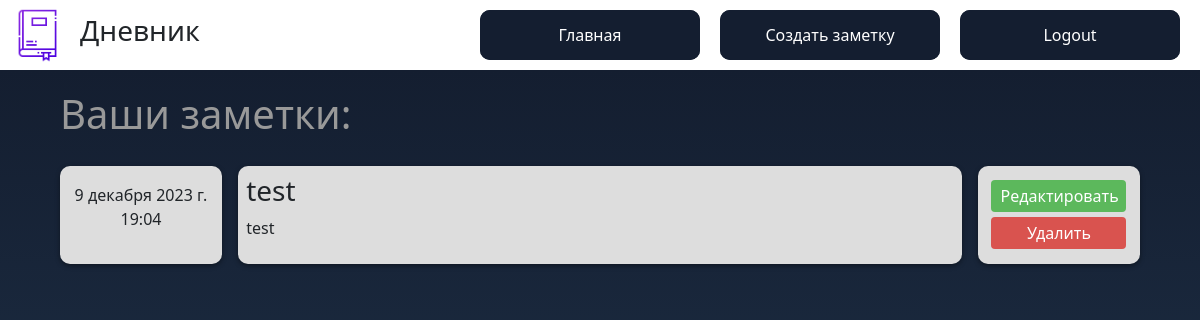
The app's page / (signed in), older data.
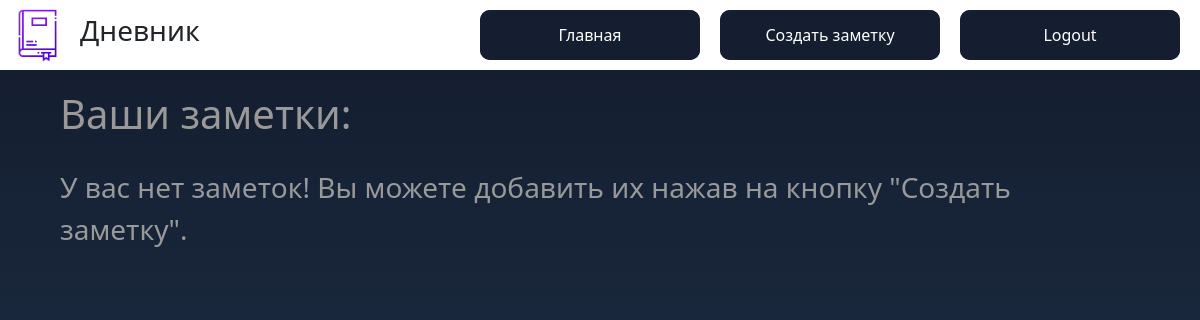
The same page, newer data.
### main/models.py (models this page shows, shortened)
class Task(models.Model):
    author = models.ForeignKey(User ,on_delete=models.CASCADE)
    title = models.CharField('Название', max_length=50)
    task = models.TextField('Описание')
    date = models.DateTimeField('Дата Заметки')
    class Meta:
        verbose_name = 'Задача'
        verbose_name_plural = 'Задачи'

### main/views.py (the view)
# urls.py: path('', views.index, name='home'),
@login_required
def index(request):
    tasks = Task.objects.filter(author=request.user)
    return render(request, 'main/index.html', {'title' : 'Главная страница сайта', 'tasks' : tasks})

### main/templates/main/index.html (shortened to what this page needs)
{% extends 'main/base.html' %}
{% load static %}
{% block content %}
    <section class="body-section">
        <div class="cover-div">
            <h1 class="heading-h1">Ваши заметки:</h1>
            {% if tasks %}
                {% for el in tasks %}
                    <div class = "note-cover">
                        <div class="date-cover">
                            <p>{{ el.date }}</p>
                        </div>
                        <div class="text-cover">
                            <h3>{{ el.title }}</h3>
                            <p class="text-break">{{ el.task }}</p>
                        </div>
                        <div class="buttons-cover">
                            <div class="buttons-width-cover">
                                <button class="edit-button" onclick="location.href='{% url 'note-update' el.id %}'" >Редактировать</button>
                                <button class="delete-button" onclick="location.href='{% url 'note-delete' el.id %}'" >Удалить</button>
                            </div>
                        </div>
                    </div>
                {% endfor %}
            {% else %}
                <p class="p-error">У вас нет заметок! Вы можете добавить их нажав на кнопку "Создать заметку".</p>
            {% endif %}
        </div>
    </section>
{% endblock %}

Row changes from the older to the newer data that the page shows:
no longer on this page (row edited): Task: date "9 декабря 2023 г. 19:04", title "test", task "test"
Text that changed along with them:
text now shown: "У вас нет заметок! Вы можете добавить их нажав на кнопку \"Создать заметку\"."
